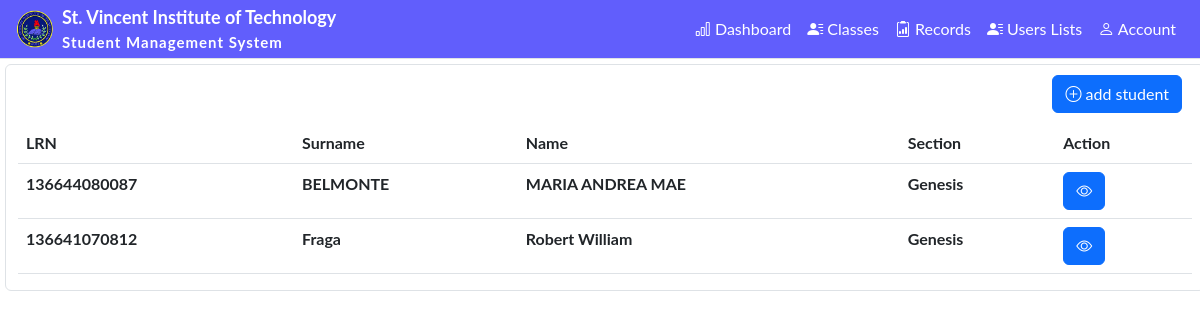
Screenshot of /student/ (signed in) with the database file from the repository.
### admin_staff/models.py (models this page shows, shortened)
class StudentProfile(models.Model):
    user = models.OneToOneField(User, null=True, on_delete=models.CASCADE)
    student_lrn = models.BigIntegerField(primary_key=True)
    surname = models.CharField(max_length=24)
    first_name = models.CharField(max_length=24)
    middle_name = models.CharField(max_length=24, blank=True, null=True)
    gender_choice = (
        ('Male', 'Male'),
        ('Female', 'Female'),
    )
    gender = models.CharField(max_length=24, default="Gender", choices=gender_choice, blank=True, null=True)
    birth_date = models.DateField()
    birth_place = models.CharField(max_length=200, blank=True, null=True)
    religion = models.CharField(max_length=24, blank=True, null=True)
    civil_choice = (
        ('Single', 'Single'),
        ('Married', 'Married'),
        ('Divorced', 'Divorced'),
        ('Widowed', 'Widowed'),
    )
    civil_status = models.CharField(max_length=10, default="Status", choices=civil_choice, blank=True, null=True)
    contact = models.BigIntegerField(blank=True, null=True)
    email = models.CharField(max_length=100, blank=True, null=True)
    section = models.ForeignKey('section', null=True, on_delete=models.SET_NULL)
    adviser = models.ForeignKey('FacultyStaff', blank=True, null=True, on_delete=models.SET_NULL)
    level = models.ForeignKey('level', blank=True, null=True, on_delete=models.SET_NULL)
    class Meta:
        managed = True
        db_table = 'student_profile'

class section(models.Model):
    section_name = models.CharField(max_length=20)
    level = models.ForeignKey("level", null=True, on_delete=models.SET_NULL)
    def __str__(self):
        return self.section_name

### admin_staff/decorators.py (the view)
        def wrapper_func(request, *args, **kwargs):
            group = None
            if request.user.groups.exists():
                group = request.user.groups.all()[0].name
            if group in allow_roles:
                return view_func(request, *args, **kwargs)
            else:
                return HttpResponse('you are not authorize')

### admin_staff/views.py (called while the page is built)
@login_required(login_url='login')
@allowed_user(allow_roles=['admin'])
def student_list(request):
    students = StudentProfile.objects.all()
    return render(request, 'admin/student_list.html', { 'student': students})

### admin_staff/templates/admin/student_list.html
{% extends "admin/admin_dashboard.html" %}
{% block content %}
<div class="container-fluid border rounded" style="margin: 5px">
  <div class="d-grid gap-2 d-md-flex justify-content-md-end" style='margin: 10px'>
    <button type="button" class="btn btn-primary">
      <i class="bi bi-plus-circle"></i> add student
    </button>
  </div>
  <table class="table table-hover" >
        <thead>
          <tr>
            <th scope="col">LRN</th>
            <th scope="col">Surname</th>
            <th scope="col">Name</th>
            <th scope="col">Section</th>
            <th scope="col">Action</th>
          </tr>
        </thead>
        <tbody>
            {% for i in student %}
                  <tr>
                    <td>{{i.student_lrn}}</td>
                    <td>{{i.surname}}</td>
                    <td>{{i.first_name}}</td>
                    <td>{{i.section}}</td>
                    <td>
                      <button class="btn btn-primary" type="submit" title="Edit"><a href="{% url "studentinfo" i.student_lrn %}" style="text-decoration: none; color: inherit" >
                        <i class="bi bi-eye"></i>
                      </a></button>
                    </td>
                  </tr>
            {% endfor %}
        </tbody>
    </table>
</div>
{% endblock content %}

### static/css/admin.css (style rules this page uses)
.container-fluid { font-family: "Lato", sans-serif; font-weight: 700; font-style: normal; }

### rows the page displays
StudentProfile: student_lrn "136644080087", surname "BELMONTE", first_name "MARIA ANDREA MAE", section "Genesis"
StudentProfile: student_lrn "136641070812", surname "Fraga", first_name "Robert William", section "Genesis"
